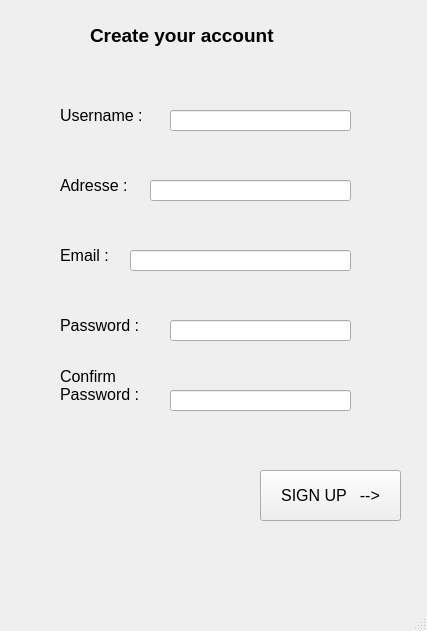
<?xml version="1.0" encoding="UTF-8"?>
<ui version="4.0">
 <class>MainWindow</class>
 <widget class="QMainWindow" name="MainWindow">
  <property name="geometry">
   <rect>
    <x>0</x>
    <y>0</y>
    <width>427</width>
    <height>631</height>
   </rect>
  </property>
  <property name="windowTitle">
   <string>MainWindow</string>
  </property>
  <widget class="QWidget" name="centralwidget">
   <widget class="QLabel" name="label_1">
    <property name="geometry">
     <rect>
      <x>60</x>
      <y>100</y>
      <width>101</width>
      <height>31</height>
     </rect>
    </property>
    <property name="font">
     <font>
      <pointsize>12</pointsize>
      <weight>50</weight>
      <bold>false</bold>
     </font>
    </property>
    <property name="text">
     <string>Username :</string>
    </property>
   </widget>
   <widget class="QLineEdit" name="lineEdit_username">
    <property name="geometry">
     <rect>
      <x>170</x>
      <y>110</y>
      <width>181</width>
      <height>21</height>
     </rect>
    </property>
   </widget>
   <widget class="QPushButton" name="pushButton">
    <property name="geometry">
     <rect>
      <x>260</x>
      <y>470</y>
      <width>141</width>
      <height>51</height>
     </rect>
    </property>
    <property name="font">
     <font>
      <pointsize>12</pointsize>
      <weight>50</weight>
      <bold>false</bold>
     </font>
    </property>
    <property name="text">
     <string>SIGN UP   --&gt;</string>
    </property>
   </widget>
   <widget class="QLabel" name="title">
    <property name="geometry">
     <rect>
      <x>90</x>
      <y>20</y>
      <width>241</width>
      <height>31</height>
     </rect>
    </property>
    <property name="font">
     <font>
      <pointsize>14</pointsize>
      <weight>75</weight>
      <bold>true</bold>
     </font>
    </property>
    <property name="text">
     <string>Create your account</string>
    </property>
   </widget>
   <widget class="QLineEdit" name="lineEdit_adresse">
    <property name="geometry">
     <rect>
      <x>150</x>
      <y>180</y>
      <width>201</width>
      <height>21</height>
     </rect>
    </property>
   </widget>
   <widget class="QLabel" name="label_2">
    <property name="geometry">
     <rect>
      <x>60</x>
      <y>170</y>
      <width>101</width>
      <height>31</height>
     </rect>
    </property>
    <property name="font">
     <font>
      <pointsize>12</pointsize>
      <weight>50</weight>
      <bold>false</bold>
     </font>
    </property>
    <property name="text">
     <string>Adresse :</string>
    </property>
   </widget>
   <widget class="QLineEdit" name="lineEdit_email">
    <property name="geometry">
     <rect>
      <x>130</x>
      <y>250</y>
      <width>221</width>
      <height>21</height>
     </rect>
    </property>
   </widget>
   <widget class="QLabel" name="label_3">
    <property name="geometry">
     <rect>
      <x>60</x>
      <y>240</y>
      <width>101</width>
      <height>31</height>
     </rect>
    </property>
    <property name="font">
     <font>
      <pointsize>12</pointsize>
      <weight>50</weight>
      <bold>false</bold>
     </font>
    </property>
    <property name="text">
     <string>Email :</string>
    </property>
   </widget>
   <widget class="QLineEdit" name="lineEdit_password">
    <property name="geometry">
     <rect>
      <x>170</x>
      <y>320</y>
      <width>181</width>
      <height>21</height>
     </rect>
    </property>
   </widget>
   <widget class="QLabel" name="label_4">
    <property name="geometry">
     <rect>
      <x>60</x>
      <y>310</y>
      <width>101</width>
      <height>31</height>
     </rect>
    </property>
    <property name="font">
     <font>
      <pointsize>12</pointsize>
      <weight>50</weight>
      <bold>false</bold>
     </font>
    </property>
    <property name="text">
     <string>Password :</string>
    </property>
   </widget>
   <widget class="QLineEdit" name="lineEdit_conpass">
    <property name="geometry">
     <rect>
      <x>170</x>
      <y>390</y>
      <width>181</width>
      <height>21</height>
     </rect>
    </property>
   </widget>
   <widget class="QLabel" name="label_5">
    <property name="geometry">
     <rect>
      <x>60</x>
      <y>360</y>
      <width>101</width>
      <height>51</height>
     </rect>
    </property>
    <property name="font">
     <font>
      <pointsize>12</pointsize>
      <weight>50</weight>
      <bold>false</bold>
     </font>
    </property>
    <property name="text">
     <string>Confirm 
Password :</string>
    </property>
   </widget>
   <widget class="QLabel" name="label_errorusername">
    <property name="geometry">
     <rect>
      <x>120</x>
      <y>140</y>
      <width>241</width>
      <height>20</height>
     </rect>
    </property>
    <property name="font">
     <font>
      <pointsize>8</pointsize>
      <weight>50</weight>
      <bold>false</bold>
     </font>
    </property>
    <property name="styleSheet">
     <string notr="true">color: rgb(255, 0, 0);</string>
    </property>
    <property name="text">
     <string/>
    </property>
    <property name="alignment">
     <set>Qt::AlignCenter</set>
    </property>
   </widget>
   <widget class="QLabel" name="label_errorpassword">
    <property name="geometry">
     <rect>
      <x>120</x>
      <y>350</y>
      <width>251</width>
      <height>20</height>
     </rect>
    </property>
    <property name="font">
     <font>
      <weight>50</weight>
      <bold>false</bold>
     </font>
    </property>
    <property name="styleSheet">
     <string notr="true">color: rgb(255, 0, 0);</string>
    </property>
    <property name="text">
     <string/>
    </property>
    <property name="alignment">
     <set>Qt::AlignCenter</set>
    </property>
   </widget>
   <widget class="QLabel" name="label_errorconfirm">
    <property name="geometry">
     <rect>
      <x>120</x>
      <y>420</y>
      <width>251</width>
      <height>20</height>
     </rect>
    </property>
    <property name="font">
     <font>
      <weight>50</weight>
      <bold>false</bold>
     </font>
    </property>
    <property name="styleSheet">
     <string notr="true">color: rgb(255, 0, 0);</string>
    </property>
    <property name="text">
     <string/>
    </property>
    <property name="alignment">
     <set>Qt::AlignCenter</set>
    </property>
   </widget>
  </widget>
  <widget class="QMenuBar" name="menubar">
   <property name="geometry">
    <rect>
     <x>0</x>
     <y>0</y>
     <width>427</width>
     <height>26</height>
    </rect>
   </property>
  </widget>
  <widget class="QStatusBar" name="statusbar"/>
 </widget>
 <resources/>
 <connections/>
</ui>
